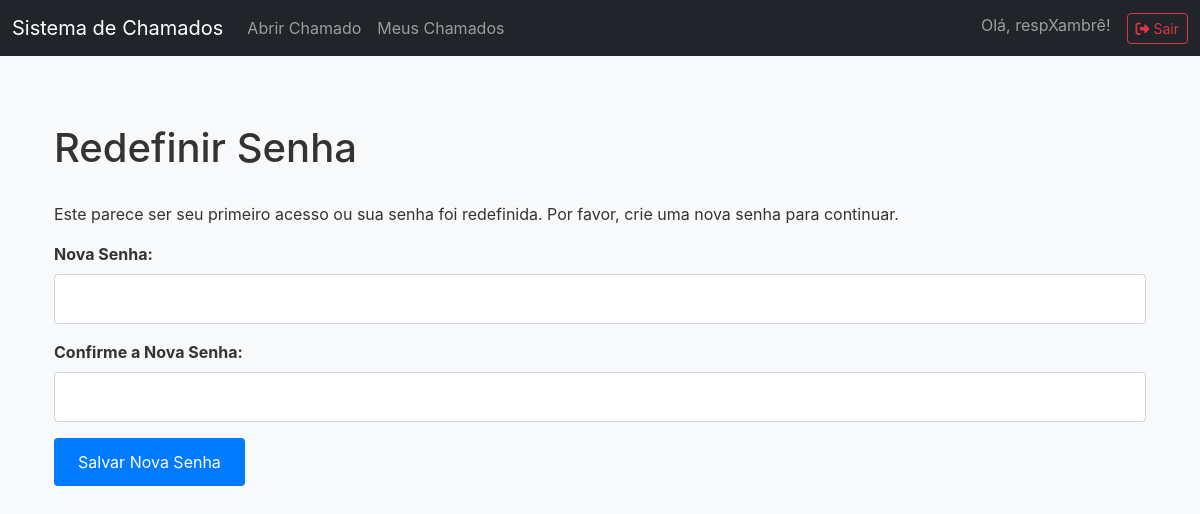
Page /redefinir_senha (signed in) on the earlier database version.
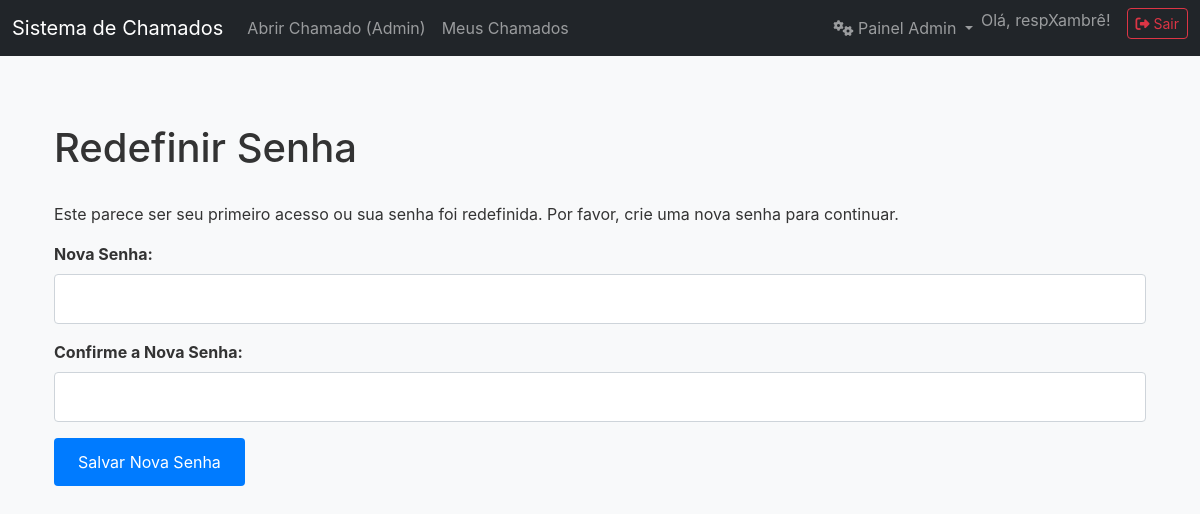
Same page on the later database version.
### app.py (the view, shortened to what this page needs)
@app.route('/redefinir_senha', methods=['GET', 'POST'])
@login_required
def redefinir_senha():
    return render_template('redefinir_senha.html')

### app.py (called while the page is built)
def get_db():
    db = sqlite3.connect(DATABASE)
    db.row_factory = sqlite3.Row
    return db

def login_required(f):
    @wraps(f)
    def decorated_function(*args, **kwargs):
        if 'user_id' not in session:
            flash('Por favor, faça login para acessar esta página.', 'warning')
            return redirect(url_for('login'))
        return f(*args, **kwargs)
    return decorated_function

@app.before_request
def load_logged_in_user():
    user_id = session.get('user_id')
    if user_id is None:
        g.user = None
    else:
        db = get_db()
        g.user = db.execute('SELECT * FROM users WHERE id = ?', (user_id,)).fetchone()
        db.close()

@app.context_processor
def inject_user():
    return dict(user=g.user)

### templates/redefinir_senha.html (shortened to what this page needs)
{% extends "layout.html" %}
{% block content %}
<div class="form-container">
    <h1>Redefinir Senha</h1>
    <p>Este parece ser seu primeiro acesso ou sua senha foi redefinida. Por favor, crie uma nova senha para continuar.</p>
    <form method="post">
        <div class="form-group">
            <label for="new_password">Nova Senha:</label>
            <input type="password" id="new_password" name="new_password" required minlength="4">
        </div>
        <div class="form-group">
            <label for="confirm_password">Confirme a Nova Senha:</label>
            <input type="password" id="confirm_password" name="confirm_password" required minlength="4">
        </div>
        <button type="submit">Salvar Nova Senha</button>
    </form>
</div>
{% endblock %}

### templates/layout.html (shortened to what this page needs)
<!doctype html>
<html lang="pt-BR">
<head>
    <link href="https://cdn.jsdelivr.net/npm/bootstrap@5.3.0/dist/css/bootstrap.min.css" rel="stylesheet">
    <link rel="stylesheet" href="https://cdnjs.cloudflare.com/ajax/libs/font-awesome/6.4.0/css/all.min.css">
    <link rel="stylesheet" href="{{ url_for('static', filename='css/style.css') }}">
</head>
<body>
<nav class="navbar navbar-expand-lg navbar-dark bg-dark">
    <div class="container-fluid">
        <a class="navbar-brand" href="{{ url_for('index') }}">Sistema de Chamados</a>
        <div class="collapse navbar-collapse" id="navbarNav">
            <ul class="navbar-nav me-auto">
                {% if user %}
                    {% if user.is_admin %}
                        <li class="nav-item">
                             <a class="nav-link" href="{{ url_for('abrir_chamado_admin') }}">Abrir Chamado (Admin)</a>
                        </li>
                    {% else %}
                        <li class="nav-item">
                            <a class="nav-link" href="{{ url_for('index') }}">Abrir Chamado</a>
                        </li>
                    {% endif %}
                    <li class="nav-item">
                        <a class="nav-link" href="{{ url_for('meus_chamados') }}">Meus Chamados</a>
                    </li>
                {% endif %}
            </ul>
            <ul class="navbar-nav ms-auto">
                {% if user and user.is_admin %}
                    <li class="nav-item dropdown">
                        <a class="nav-link dropdown-toggle" href="#" id="adminMenuDropdown" role="button" data-bs-toggle="dropdown" aria-expanded="false">
                            <i class="fas fa-cogs"></i> Painel Admin
                        </a>
                    </li>
                {% endif %}
                {% if user %}
                    <li class="nav-item">
                        <span class="navbar-text me-3">
                            Olá, {{ user.responsavel.split()[0] }}!
                        </span>
                    </li>
                    <li class="nav-item">
                        <a href="{{ url_for('logout') }}" class="btn btn-outline-danger btn-sm">
                            <i class="fas fa-sign-out-alt"></i> Sair
                        </a>
                    </li>
                {% else %}
                    <li class="nav-item">
                         <a href="{{ url_for('login') }}" class="btn btn-outline-success btn-sm">
                            <i class="fas fa-sign-in-alt"></i> Entrar
                        </a>
                    </li>
                {% endif %}
            </ul>
        </div>
    </div>
</nav>
<div class="container mt-4">
    {% block content %}{% endblock %}
</div>
</body>
</html>

Differences in the rows shown:
changed users "respXambrê": is_admin False → True (drawn)
Other differences:
text no longer shown: "Abrir Chamado"
text now shown: "Abrir Chamado (Admin) Painel Admin"
